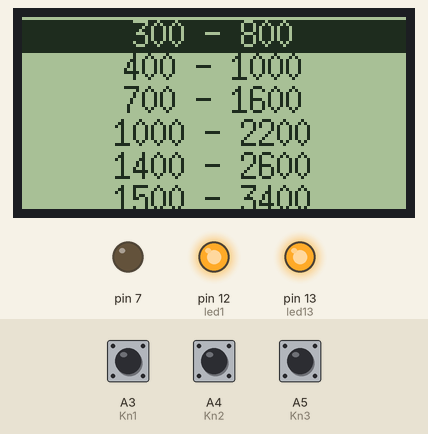
Simulated run of this sketch. Board: Arduino Nano, built with avr-gcc and run on an emulated ATmega328P. Parts: 128×64 one-colour display, output pins drawn as LEDs (lit = HIGH). Inputs (shaded band) come from the test bench; at power-on: A3 (Kn1) HIGH, A4 (Kn2) HIGH, A5 (Kn3) HIGH. Pins used as bus, display or sensor lines are not drawn.

Above: at 2.2 s.
2.3 s: A3 (Kn1) pulled LOW for 0.15 s
At 4.0 s:
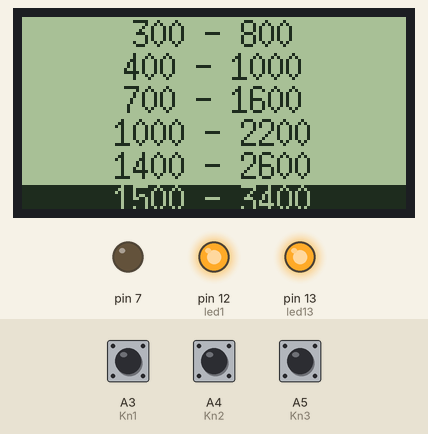
4.3 s: A3 (Kn1) pulled LOW for 1 s
At 5.7 s:
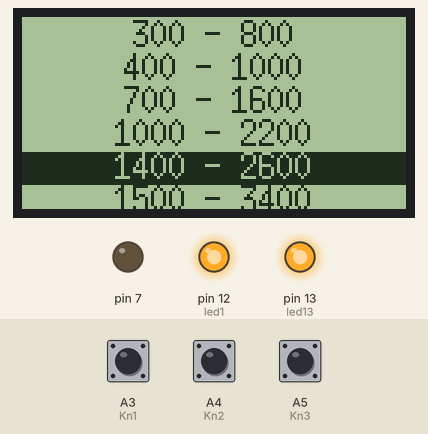
Timing chart, 0 to 7.3 s (numbered marks = the images above; inputs shaded):
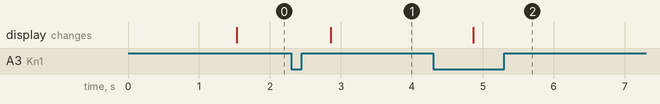

The sketch:

SoundNano.ino
```cpp
#include <Arduino.h>
#include <keyb4x4.h>
#include "U8glib.h"
#include <AH_AD9850.h>

//U8GLIB_ST7920_128X64_1X u8g(22, 24, 26);	// SPI Com: SCK = en = 18, MOSI = rw = 16, CS = di = 17
U8GLIB_ST7920_128X64_1X u8g(A0, A1, A2);	// SPI Com: SCK = en = 18, MOSI = rw = 16, CS = di = 17


char  txt_count1[10];  //
char  txt_count2[10];
char k ='\0';
uint8_t draw_state = 0;

//Íàñòðîéêà çâóêîâîãî ãåíåðàòîðà
#define CLK     8      // Íàçíà÷åíèå âûâîäîâ ãåíåðàòîðà ñèãíàëîâ
#define FQUP    9      // Íàçíà÷åíèå âûâîäîâ ãåíåðàòîðà ñèãíàëîâ
#define BitData 10     // Íàçíà÷åíèå âûâîäîâ ãåíåðàòîðà ñèãíàëîâ
#define RESET   11     // Íàçíà÷åíèå âûâîäîâ ãåíåðàòîðà ñèãíàëîâ
#define CLK1     4     // Íàçíà÷åíèå âûâîäîâ ãåíåðàòîðà ñèãíàëîâ
#define FQUP1    5     // Íàçíà÷åíèå âûâîäîâ ãåíåðàòîðà ñèãíàëîâ
#define BitData1 6     // Íàçíà÷åíèå âûâîäîâ ãåíåðàòîðà ñèãíàëîâ
#define RESET1   7     // Íàçíà÷åíèå âûâîäîâ ãåíåðàòîðà ñèãíàëîâ

int frequency_A = 300;      // ×àñòîòà 1 ãåíåðàòîðà íà÷àëüíàÿ
int frequency_B = 800;      // ×àñòîòà 2 ãåíåðàòîðà íà÷àëüíàÿ


#define led1     12  //
#define led13    13  //

#define Kn1      A3  //
#define Kn2      A4  //
#define Kn3      A5  //


#define KEY_NONE 0
#define KEY_PREV 1
#define KEY_NEXT 2
#define KEY_SELECT 3


uint8_t uiKeyPrev   = A3;
uint8_t uiKeyNext   = A4;
uint8_t uiKeySelect = A5;


uint8_t uiKeyCodeFirst = KEY_NONE;
uint8_t uiKeyCodeSecond = KEY_NONE;
uint8_t uiKeyCode = KEY_NONE;

#define MENU_ITEMS 6
char *menu_strings[MENU_ITEMS] = { "300 - 800", "400 - 1000", "700 - 1600", "1000 - 2200" , "1400 - 2600", "1500 - 3400"};
char *menu_Num[1];                 // Âûâîä íà äèñïëåé íîìåðà êëàâèøè

uint8_t menu_current = 0;
int menu_current1 = 0;
uint8_t menu_redraw_required = 0;
uint8_t last_key_code = KEY_NONE;

int display = 0;                         // Âûâîä ¹ êàðòèíêè


//ñîçäàåì îáúåêò êëàâèàòóðû
Keyb4x4 myKeyb (32,33,34,35,36,37,38,39);
int line=0;
int column=0;
unsigned long t=0;


AH_AD9850 AD9850(CLK, FQUP, BitData, RESET);// íàñòðîéêà çâóêîâîãî ãåíåðàòîðà
AH_AD9850 AD9850_1(CLK1, FQUP1, BitData1, RESET1);// íàñòðîéêà çâóêîâîãî ãåíåðàòîðà


void u8g_prepare(void)
{
  u8g.setFont(u8g_font_6x10);
  u8g.setFontRefHeightExtendedText();
  u8g.setDefaultForegroundColor();
  u8g.setFontPosTop();
}

void uiStep(void)
{
  uiKeyCodeSecond = uiKeyCodeFirst;
  if ( digitalRead(uiKeyPrev) == LOW )
	uiKeyCodeFirst = KEY_PREV;
  else if ( digitalRead(uiKeyNext)   == LOW )
	uiKeyCodeFirst = KEY_NEXT;
  else if ( digitalRead(uiKeySelect) == LOW )
	uiKeyCodeFirst = KEY_SELECT;
   else
	uiKeyCodeFirst = KEY_NONE;

  if ( uiKeyCodeSecond == uiKeyCodeFirst )
	uiKeyCode = uiKeyCodeFirst;
  else
	uiKeyCode = KEY_NONE;
}
void drawMenu(void)
{
  uint8_t i, h;
  u8g_uint_t w, d;

  u8g.setFont(u8g_font_6x13);
  u8g.setFontRefHeightText();
  u8g.setFontPosTop();

  h = u8g.getFontAscent()-u8g.getFontDescent();
  w = u8g.getWidth();
  for( i = 0; i < MENU_ITEMS; i++ )
	  {
		d = (w-u8g.getStrWidth(menu_strings[i]))/2;
		u8g.setDefaultForegroundColor();
		if ( i == menu_current )
			{
			  u8g.drawBox(0, i*h+1, w, h);
			  u8g.setDefaultBackgroundColor();
			}
		u8g.drawStr(d, i*h, menu_strings[i]);
	  }
}


void updateMenu(void)
{
  if ( uiKeyCode != KEY_NONE && last_key_code == uiKeyCode )
  {
	return;
  }

  last_key_code = uiKeyCode;
  switch ( uiKeyCode )
	  {
		case KEY_NEXT:
		  menu_current++;
		  if ( menu_current >= MENU_ITEMS )
			menu_current = 0;
		  //  menu_current1 = 0;
		  menu_Num[0] = "3";
		  menu_redraw_required = 1;
		  break;
		case KEY_PREV:
		  if ( menu_current == 0 )
		  menu_current = MENU_ITEMS;
		  menu_Num[0] = "4";
		  menu_current--;
		  menu_redraw_required = 1;
		  break;
		case KEY_SELECT:
			if (menu_current == 0)
				{
					AD9850.set_frequency(0,0,300);       //set power=UP, phase=0, 1kHz frequency
					AD9850_1.set_frequency(0,0,800);     //set power=UP, phase=0, 1kHz frequency
				}
		    if (menu_current == 1)
				{
				    AD9850.set_frequency(0,0,400);        //set power=UP, phase=0, 1kHz frequency
					AD9850_1.set_frequency(0,0,1000);     //set power=UP, phase=0, 1kHz frequency
				}
			if (menu_current == 2)
				{
				    AD9850.set_frequency(0,0,700);        //set power=UP, phase=0, 1kHz frequency
					AD9850_1.set_frequency(0,0,1600);     //set power=UP, phase=0, 1kHz frequency
				}
			if (menu_current == 3)
				{
				   AD9850.set_frequency(0,0,1000);       //set power=UP, phase=0, 1kHz frequency
				   AD9850_1.set_frequency(0,0,2200);     //set power=UP, phase=0, 1kHz frequency
				}
			if (menu_current == 4)
				{
				    AD9850.set_frequency(0,0,1400);        //set power=UP, phase=0, 1kHz frequency
					AD9850_1.set_frequency(0,0,2600);     //set power=UP, phase=0, 1kHz frequency
				}
			if (menu_current == 5)
				{
				   AD9850.set_frequency(0,0,1500);       //set power=UP, phase=0, 1kHz frequency
				   AD9850_1.set_frequency(0,0,3400);     //set power=UP, phase=0, 1kHz frequency
				}

			 break;

	  }
}

void PinSetup(void)
{
  // configure input keys
	pinMode(led1, OUTPUT);

	pinMode(led13, OUTPUT);

	digitalWrite(led1, LOW);

	digitalWrite(led13, HIGH);

	pinMode(Kn1, INPUT);
	pinMode(Kn2, INPUT);
	pinMode(Kn3, INPUT);


	digitalWrite(Kn1, HIGH);
	digitalWrite(Kn2, HIGH);
	digitalWrite(Kn3, HIGH);


  //pinMode(uiKeyPrev, INPUT);                                // set pin to input
  //digitalWrite(uiKeyPrev, HIGH);                            // turn on pullup resistors
  //pinMode(uiKeyNext, INPUT);                                // set pin to input
  //digitalWrite(uiKeyNext, HIGH);                            // turn on pullup resistors
  //pinMode(uiKeySelect, INPUT);                              // set pin to input
  //digitalWrite(uiKeySelect, HIGH);                          // turn on pullup resistors

}
void setup_sound()
{

  //++++++++++++++++++++++++++++++++++++++++++++++++++++++++++++
  // Íàñòðîéêà çâóêîâîãî ãåíåðàòîðà
  AD9850.reset();                    //reset module
  AD9850_1.reset();                    //reset module
  delay(1000);
  AD9850.powerDown();                //set signal output to LOW
  AD9850.set_frequency(0,0,200);     //set power=UP, phase=0, 1kHz frequency
  AD9850_1.powerDown();                //set signal output to LOW
  AD9850_1.set_frequency(0,0,2000);     //set power=UP, phase=0, 1kHz frequency


  //++++++++++++++++++++++++++++++++++++++++++++++++++++++++++++++++
}

void setup(void)
{

  u8g_prepare();

   Serial.begin(9600);

	//èíèö. êëàâ.
	myKeyb.begin(false);

	PinSetup();                                // setup key detection and debounce algorithm
	menu_redraw_required = 1;     // force initial redraw

	setup_sound();
	digitalWrite(led1, HIGH);
}

void loop(void)
{

	uiStep();                                     // check for key press

	if (  menu_redraw_required != 0 )
		{
			u8g.firstPage();
			do
			{
				  drawMenu();
			} while( u8g.nextPage() );
			menu_redraw_required = 0;
		}

	updateMenu();                            // update menu bar


  delay(15);
}
```

AH_AD8950.cpp
```cpp
/***************************************************
** 						  **
**  Controller Library for AD9850 Module/Shield   **
** 						  **
**  Downloaded from:				  **
**  www.arduino-projekte.de			  **
**						  **
***************************************************/

#include "AH_AD9850.h"

#include "Arduino.h"


//***************************************************************************

AH_AD9850::AH_AD9850(int CLK, int FQUP, int BitData, int RESET)
{

   	_CLK = CLK;
   	_FQUP= FQUP;
   	_RST= RESET;
   	_BitData = BitData;

	pinMode(_RST, OUTPUT);
   	pinMode(_FQUP, OUTPUT);
   	pinMode(_CLK , OUTPUT);
   	pinMode(_BitData, OUTPUT);

	digitalWrite(_RST, LOW);
   	digitalWrite(_FQUP, LOW);
   	digitalWrite(_CLK, LOW);
   	digitalWrite(_BitData, LOW);
}

//***************************************************************************

void AH_AD9850::reset()
	{
	  digitalWrite(_CLK, LOW);
	  digitalWrite(_FQUP, LOW);

	  //Reset signal
	  digitalWrite(_RST, HIGH);

          for(int i=0;i<5;i++)
            {clock_CLK();}

	  digitalWrite(_RST, LOW);

          for(int i=0;i<2;i++)
            {clock_CLK();}

          clock_FQUP();
	}

//***************************************************************************

void AH_AD9850::set_frequency(boolean PowerDown, byte Phase, double Freq)
{
  byte w,w0;
  long int y;
  double x;

  byte ConrolBits = 0x00;  //Bxxxxxx00 only allowed bits!!

  w0= (Phase & B00011111)<<3 | (PowerDown & 0x01)<<2 | ConrolBits;

  //Calculate the frequency of the HEX value
  x=4294967295/125;		//Suitable for 125M Crystal
  Freq=Freq/1000000;
  Freq=Freq*x;
  y=Freq;

  clock_FQUP();

  //write w4
  w=(y>>=0);
  write(w);

  //write w3
  w=(y>>8);
  write(w);

  //write w2
  w=(y>>16);
  write(w);

  //write w1
  w=(y>>24);
  write(w);

  //write w0
//  w=w0;
  write(w0);

  clock_FQUP();
}


//***************************************************************************

void AH_AD9850::set_frequency(double Freq)
{
  byte w,w0;
  long int y;
  double x;

  w0= 0x00;    //Phase=0, PowerDown=LOW, ControlBits=00

  x=4294967295/125;	//Calculate the frequency of the HEX value, Suitable for 125M Crystal
  Freq=Freq/1000000;
  Freq=Freq*x;
  y=Freq;

  clock_FQUP();

   w=(y>>=0);
   write(w);  	//write w4

   w=(y>>8);
   write(w);	//write w3

   w=(y>>16);
   write(w);	//write w2

   w=(y>>24);
   write(w);	//write w1

//   w=w0;
   write(w0);	//write w0

  clock_FQUP();
}


//***************************************************************************

void AH_AD9850::powerDown()
{
  byte w,w0;
  w = 0x0;
  w0 = B00000100;

  clock_FQUP();

  //write w4
  write(w);

  //write w3
  write(w);

  //write w2
  write(w);

  //write w1
  write(w);

  //write w0
  write(w0);

  clock_FQUP();
}


//****************************************************************************


void AH_AD9850::write(byte word)
{
  byte i;
  for(i=0; i<8; i++)
  {
    digitalWrite(_BitData, (word>>i)&0x01);
    clock_CLK();
  }
}

//***************************************************************************

void AH_AD9850::clock_CLK()
{
	  digitalWrite(_CLK, HIGH);
	  digitalWrite(_CLK, LOW);
}

//***************************************************************************

void AH_AD9850::clock_FQUP()
{
	  digitalWrite(_FQUP, HIGH);
	  digitalWrite(_FQUP, LOW);
}

//***************************************************************************
void AH_AD9850::operator<<(double frequency)
{
  set_frequency(frequency);
}
```

AH_AD8950.cpp
```cpp
/***************************************************
** 						  **
**  Controller Library for AD9850 Module/Shield   **
** 						  **
**  Downloaded from:				  **
**  www.arduino-projekte.de			  **
**						  **
***************************************************/

#include "AH_AD9850.h"

#include "Arduino.h"


//***************************************************************************

AH_AD9850::AH_AD9850(int CLK, int FQUP, int BitData, int RESET)
{

   	_CLK = CLK;
   	_FQUP= FQUP;
   	_RST= RESET;
   	_BitData = BitData;

	pinMode(_RST, OUTPUT);
   	pinMode(_FQUP, OUTPUT);
   	pinMode(_CLK , OUTPUT);
   	pinMode(_BitData, OUTPUT);

	digitalWrite(_RST, LOW);
   	digitalWrite(_FQUP, LOW);
   	digitalWrite(_CLK, LOW);
   	digitalWrite(_BitData, LOW);
}

//***************************************************************************

void AH_AD9850::reset()
	{
	  digitalWrite(_CLK, LOW);
	  digitalWrite(_FQUP, LOW);

	  //Reset signal
	  digitalWrite(_RST, HIGH);

          for(int i=0;i<5;i++)
            {clock_CLK();}

	  digitalWrite(_RST, LOW);

          for(int i=0;i<2;i++)
            {clock_CLK();}

          clock_FQUP();
	}

//***************************************************************************

void AH_AD9850::set_frequency(boolean PowerDown, byte Phase, double Freq)
{
  byte w,w0;
  long int y;
  double x;

  byte ConrolBits = 0x00;  //Bxxxxxx00 only allowed bits!!

  w0= (Phase & B00011111)<<3 | (PowerDown & 0x01)<<2 | ConrolBits;

  //Calculate the frequency of the HEX value
  x=4294967295/125;		//Suitable for 125M Crystal
  Freq=Freq/1000000;
  Freq=Freq*x;
  y=Freq;

  clock_FQUP();

  //write w4
  w=(y>>=0);
  write(w);

  //write w3
  w=(y>>8);
  write(w);

  //write w2
  w=(y>>16);
  write(w);

  //write w1
  w=(y>>24);
  write(w);

  //write w0
//  w=w0;
  write(w0);

  clock_FQUP();
}


//***************************************************************************

void AH_AD9850::set_frequency(double Freq)
{
  byte w,w0;
  long int y;
  double x;

  w0= 0x00;    //Phase=0, PowerDown=LOW, ControlBits=00

  x=4294967295/125;	//Calculate the frequency of the HEX value, Suitable for 125M Crystal
  Freq=Freq/1000000;
  Freq=Freq*x;
  y=Freq;

  clock_FQUP();

   w=(y>>=0);
   write(w);  	//write w4

   w=(y>>8);
   write(w);	//write w3

   w=(y>>16);
   write(w);	//write w2

   w=(y>>24);
   write(w);	//write w1

//   w=w0;
   write(w0);	//write w0

  clock_FQUP();
}


//***************************************************************************

void AH_AD9850::powerDown()
{
  byte w,w0;
  w = 0x0;
  w0 = B00000100;

  clock_FQUP();

  //write w4
  write(w);

  //write w3
  write(w);

  //write w2
  write(w);

  //write w1
  write(w);

  //write w0
  write(w0);

  clock_FQUP();
}


//****************************************************************************


void AH_AD9850::write(byte word)
{
  byte i;
  for(i=0; i<8; i++)
  {
    digitalWrite(_BitData, (word>>i)&0x01);
    clock_CLK();
  }
}

//***************************************************************************

void AH_AD9850::clock_CLK()
{
	  digitalWrite(_CLK, HIGH);
	  digitalWrite(_CLK, LOW);
}

//***************************************************************************

void AH_AD9850::clock_FQUP()
{
	  digitalWrite(_FQUP, HIGH);
	  digitalWrite(_FQUP, LOW);
}

//***************************************************************************
void AH_AD9850::operator<<(double frequency)
{
  set_frequency(frequency);
}
```

AH_AD8950.cpp
```cpp
/***************************************************
** 						  **
**  Controller Library for AD9850 Module/Shield   **
** 						  **
**  Downloaded from:				  **
**  www.arduino-projekte.de			  **
**						  **
***************************************************/

#include "AH_AD9850.h"

#include "Arduino.h"


//***************************************************************************

AH_AD9850::AH_AD9850(int CLK, int FQUP, int BitData, int RESET)
{

   	_CLK = CLK;
   	_FQUP= FQUP;
   	_RST= RESET;
   	_BitData = BitData;

	pinMode(_RST, OUTPUT);
   	pinMode(_FQUP, OUTPUT);
   	pinMode(_CLK , OUTPUT);
   	pinMode(_BitData, OUTPUT);

	digitalWrite(_RST, LOW);
   	digitalWrite(_FQUP, LOW);
   	digitalWrite(_CLK, LOW);
   	digitalWrite(_BitData, LOW);
}

//***************************************************************************

void AH_AD9850::reset()
	{
	  digitalWrite(_CLK, LOW);
	  digitalWrite(_FQUP, LOW);

	  //Reset signal
	  digitalWrite(_RST, HIGH);

          for(int i=0;i<5;i++)
            {clock_CLK();}

	  digitalWrite(_RST, LOW);

          for(int i=0;i<2;i++)
            {clock_CLK();}

          clock_FQUP();
	}

//***************************************************************************

void AH_AD9850::set_frequency(boolean PowerDown, byte Phase, double Freq)
{
  byte w,w0;
  long int y;
  double x;

  byte ConrolBits = 0x00;  //Bxxxxxx00 only allowed bits!!

  w0= (Phase & B00011111)<<3 | (PowerDown & 0x01)<<2 | ConrolBits;

  //Calculate the frequency of the HEX value
  x=4294967295/125;		//Suitable for 125M Crystal
  Freq=Freq/1000000;
  Freq=Freq*x;
  y=Freq;

  clock_FQUP();

  //write w4
  w=(y>>=0);
  write(w);

  //write w3
  w=(y>>8);
  write(w);

  //write w2
  w=(y>>16);
  write(w);

  //write w1
  w=(y>>24);
  write(w);

  //write w0
//  w=w0;
  write(w0);

  clock_FQUP();
}


//***************************************************************************

void AH_AD9850::set_frequency(double Freq)
{
  byte w,w0;
  long int y;
  double x;

  w0= 0x00;    //Phase=0, PowerDown=LOW, ControlBits=00

  x=4294967295/125;	//Calculate the frequency of the HEX value, Suitable for 125M Crystal
  Freq=Freq/1000000;
  Freq=Freq*x;
  y=Freq;

  clock_FQUP();

   w=(y>>=0);
   write(w);  	//write w4

   w=(y>>8);
   write(w);	//write w3

   w=(y>>16);
   write(w);	//write w2

   w=(y>>24);
   write(w);	//write w1

//   w=w0;
   write(w0);	//write w0

  clock_FQUP();
}


//***************************************************************************

void AH_AD9850::powerDown()
{
  byte w,w0;
  w = 0x0;
  w0 = B00000100;

  clock_FQUP();

  //write w4
  write(w);

  //write w3
  write(w);

  //write w2
  write(w);

  //write w1
  write(w);

  //write w0
  write(w0);

  clock_FQUP();
}


//****************************************************************************


void AH_AD9850::write(byte word)
{
  byte i;
  for(i=0; i<8; i++)
  {
    digitalWrite(_BitData, (word>>i)&0x01);
    clock_CLK();
  }
}

//***************************************************************************

void AH_AD9850::clock_CLK()
{
	  digitalWrite(_CLK, HIGH);
	  digitalWrite(_CLK, LOW);
}

//***************************************************************************

void AH_AD9850::clock_FQUP()
{
	  digitalWrite(_FQUP, HIGH);
	  digitalWrite(_FQUP, LOW);
}

//***************************************************************************
void AH_AD9850::operator<<(double frequency)
{
  set_frequency(frequency);
}
```

Source omitted: AH_AD8950.cpp (3524 bytes), AH_AD8950.cpp (3524 bytes), AH_AD8950.cpp (3524 bytes), AH_AD8950.cpp (3524 bytes)

Measured:
- after the input at 2.3 s, the display: changes after 0.56 s (image 1)
- after the input at 4.3 s, the display: changes after 0.56 s (image 2)
